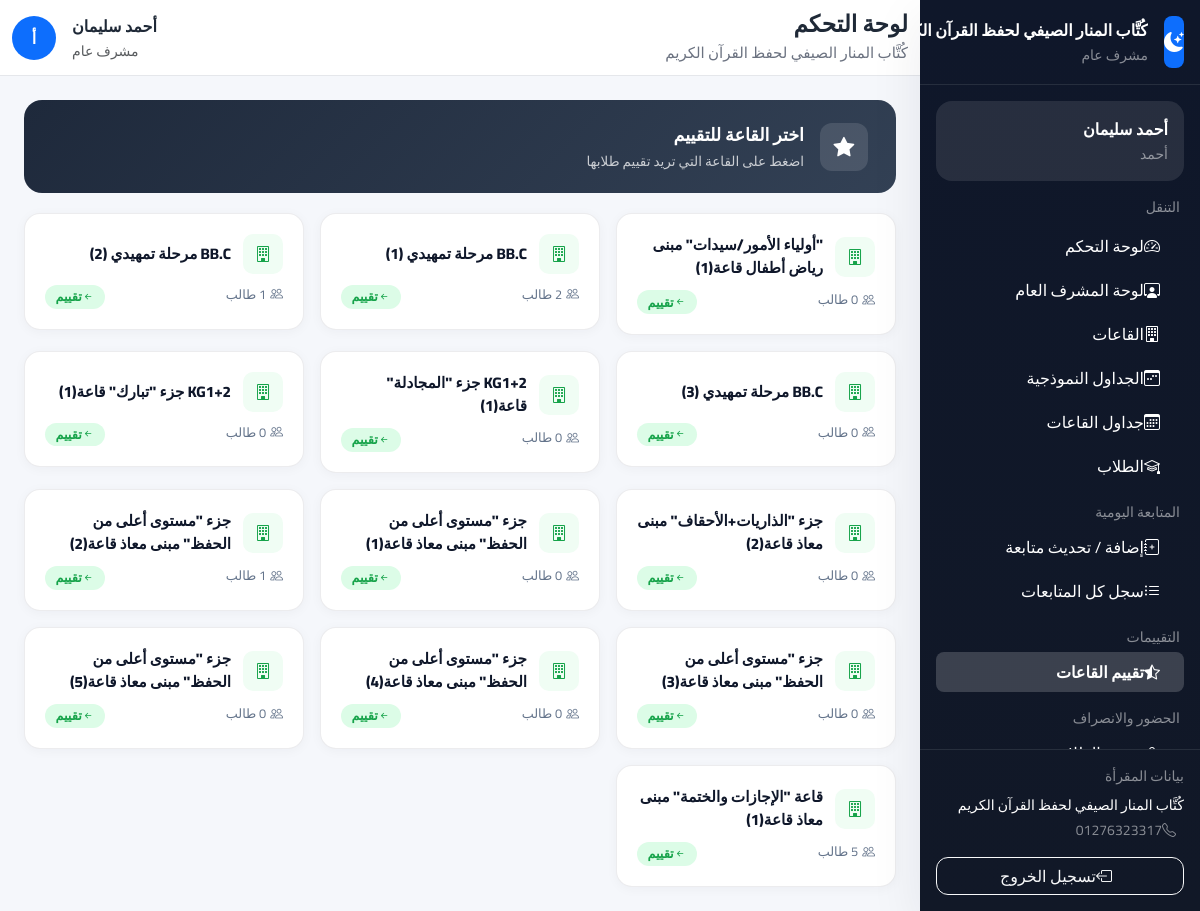
The page /evaluations/evaluate/hall/ (signed in) on the database its author committed.
### accounts/models.py (models this page shows, shortened)
class SiteSettings(models.Model):
    name = models.CharField(max_length=200, default='مقرأة القرآن الكريم', verbose_name='اسم المقرأة')
    logo = models.ImageField(upload_to='settings/', blank=True, null=True, verbose_name='الشعار')
    address = models.CharField(max_length=300, blank=True, verbose_name='العنوان')
    phone = models.CharField(max_length=20, blank=True, verbose_name='الهاتف')
    email = models.EmailField(blank=True, verbose_name='البريد الإلكتروني')
    description = models.TextField(blank=True, verbose_name='نبذة عن المقرأة')
    allow_registration = models.BooleanField(default=True, verbose_name='السماح بالتسجيل')
    auto_assign_halls = models.BooleanField(default=True, verbose_name='التسكين التلقائي')
    max_age_limit = models.PositiveIntegerField(default=15, verbose_name='الحد الأقصى للسن')
    min_age_limit = models.PositiveIntegerField(default=3, verbose_name='الحد الأدنى للسن')
    attendance_start_time = models.TimeField(default='08:00', verbose_name='وقت بداية الحضور')
    late_threshold_minutes = models.PositiveIntegerField(default=15, verbose_name='دقائق التأخير')
    facebook = models.URLField(blank=True, verbose_name='فيسبوك')
    whatsapp = models.CharField(max_length=20, blank=True, verbose_name='واتساب')
    updated_at = models.DateTimeField(auto_now=True)
    updated_by = models.ForeignKey(
        User,
        on_delete=models.SET_NULL,
        null=True,
        blank=True,
        verbose_name='آخر تعديل بواسطة'
    )
    @classmethod
    def get_settings(cls):
        obj, _ = cls.objects.get_or_create(pk=1)
        return obj
    class Meta:
        verbose_name = 'إعدادات الموقع'
        verbose_name_plural = 'إعدادات الموقع'

class User(AbstractUser):
    ROLE_GENERAL_MANAGER    = 'general_manager'
    ROLE_GENERAL_SUPERVISOR = 'general_supervisor'
    ROLE_HALL_SUPERVISOR    = 'hall_supervisor'
    ROLE_TEACHER            = 'teacher'
    ROLE_PARENT             = 'parent'
    ROLES = [
        (ROLE_GENERAL_MANAGER,    'مدير عام'),
        (ROLE_GENERAL_SUPERVISOR, 'مشرف عام'),
        (ROLE_HALL_SUPERVISOR,    'مشرف قاعات'),
        (ROLE_TEACHER,            'معلم'),
        (ROLE_PARENT,             'ولي أمر'),
    ]
    role = models.CharField(
        max_length=30,
        choices=ROLES,
        default=ROLE_PARENT,
        verbose_name='الدور الوظيفي'
    )
    phone = models.CharField(
        max_length=20,
        blank=True,
        null=True,
        unique=True,           # ← جديد: لا يُسمح بتكرار رقم الهاتف
        verbose_name='رقم الهاتف'
    )
    profile_picture = models.ImageField(
        upload_to='profiles/',
        blank=True,
        null=True,
        verbose_name='الصورة الشخصية'
    )
    can_manage_users       = models.BooleanField(default=False, verbose_name='إدارة المستخدمين')
    can_manage_halls       = models.BooleanField(default=False, verbose_name='إدارة القاعات')
    can_manage_students    = models.BooleanField(default=False, verbose_name='إدارة الطلاب')
    can_manage_attendance  = models.BooleanField(default=False, verbose_name='إدارة الحضور')
    can_manage_evaluations = models.BooleanField(default=False, verbose_name='إدارة التقييمات')
    can_manage_settings    = models.BooleanField(default=False, verbose_name='إدارة الإعدادات')
    @property
    def is_general_manager(self):
        return self.role == self.ROLE_GENERAL_MANAGER
    @property
    def is_general_supervisor(self):
        return self.role == self.ROLE_GENERAL_SUPERVISOR
    @property
    def is_hall_supervisor(self):
        return self.role == self.ROLE_HALL_SUPERVISOR
    @property
    def is_teacher(self):
        return self.role == self.ROLE_TEACHER
    @property
    def is_parent(self):
        return self.role == self.ROLE_PARENT
    class Meta:
        verbose_name        = 'مستخدم'
        verbose_name_plural = 'المستخدمون'

### halls/models.py (models this page shows, shortened)
class Hall(models.Model):
    name = models.CharField(max_length=100, verbose_name='اسم القاعة')
    location = models.CharField(max_length=200, verbose_name='موقع القاعة')
    age_group = models.ForeignKey(
        'students.AgeGroup',
        on_delete=models.SET_NULL,
        null=True,
        blank=True,
        related_name='halls',
        verbose_name='الفئة العمرية'
    )
    max_students = models.PositiveIntegerField(default=30, verbose_name='أقصى عدد للطلاب')
    general_supervisor = models.ForeignKey(
        User,
        on_delete=models.SET_NULL,
        null=True,
        blank=True,
        related_name='managed_halls',
        limit_choices_to={'role': 'general_supervisor'},
        verbose_name='المشرف العام المسؤول'
    )
    teacher = models.ForeignKey(
        User,
        on_delete=models.SET_NULL,
        null=True,
        blank=True,
        related_name='teaching_halls',
        limit_choices_to={'role': 'teacher'},
        verbose_name='المعلم'
    )
    supervisor = models.ForeignKey(
        User,
        on_delete=models.SET_NULL,
        null=True,
        blank=True,
        related_name='supervising_halls',
        limit_choices_to={'role': 'hall_supervisor'},
        verbose_name='مشرف القاعة'
    )
    current_juz = models.PositiveIntegerField(
        default=30,
        verbose_name='الجزء الحالي الذي تبدأ منه القاعة'
    )
    required_completed_juz_count = models.PositiveIntegerField(
        default=0,
        verbose_name='عدد الأجزاء المطلوبة قبل دخول القاعة'
    )
    schedule_template = models.ForeignKey(
        'halls.ScheduleTemplate',
        on_delete=models.SET_NULL,
        null=True,
        blank=True,
        related_name='halls',
        verbose_name='الجدول النموذجي'
    )
    is_active = models.BooleanField(default=True, verbose_name='نشطة')
    created_at = models.DateTimeField(auto_now_add=True)
    def get_current_students_count(self):
        return self.students.filter(status='active').count()
    class Meta:
        verbose_name = 'قاعة'
        verbose_name_plural = 'القاعات'
        ordering = ['name']

### evaluations/views.py (the view)
# urls.py: path('evaluate/hall/',                    views.SelectHallForEvaluationView.as_view(),  name='evaluate_hall_select'),
class SelectHallForEvaluationView(TeacherRequiredMixin, View):
    template_name = 'evaluations/select_hall.html'
    def get_allowed_halls(self, user):
        return get_halls_for_user(user)
    def get(self, request):
        halls = self.get_allowed_halls(request.user)
        if halls.count() == 1:
            return redirect(
                'evaluations:evaluate_hall',
                hall_id=halls.first().pk
            )
        return render(request, self.template_name, {
            'halls': halls,
        })

### templates/evaluations/select_hall.html (shortened to what this page needs)
{% extends "base.html" %}
{% block content %}
<div style="background:linear-gradient(135deg,#1e293b,#334155);border-radius:18px;
            padding:1.35rem 1.75rem;margin-bottom:1.25rem;color:#fff;
            display:flex;align-items:center;gap:1rem;">
    <div style="width:48px;height:48px;background:rgba(255,255,255,.12);border-radius:12px;
                display:flex;align-items:center;justify-content:center;font-size:1.3rem;">
        <i class="bi bi-star-fill"></i>
    </div>
    <div>
        <div style="font-size:1.1rem;font-weight:800;margin-bottom:.2rem;">اختر القاعة للتقييم</div>
        <div style="font-size:.85rem;opacity:.75;">اضغط على القاعة التي تريد تقييم طلابها</div>
    </div>
</div>
<div class="row g-3">
    {% for hall in halls %}
    <div class="col-md-6 col-lg-4">
        <a href="{% url 'evaluations:evaluate_hall' hall.pk %}"
           style="display:block;background:#fff;border:1.5px solid rgba(15,23,42,.08);
                  border-radius:16px;padding:1.25rem;text-decoration:none;
                  box-shadow:0 2px 12px rgba(15,23,42,.04);transition:all .15s;"
           onmouseover="this.style.borderColor='#01696f';this.style.boxShadow='0 4px 20px rgba(1,105,111,.15)'"
           onmouseout="this.style.borderColor='rgba(15,23,42,.08)';this.style.boxShadow='0 2px 12px rgba(15,23,42,.04)'">
            <div style="display:flex;align-items:center;gap:.75rem;margin-bottom:.65rem;">
                <div style="width:40px;height:40px;background:#f0fdf4;border-radius:10px;
                            display:flex;align-items:center;justify-content:center;
                            font-size:1rem;color:#16a34a;flex-shrink:0;">
                    <i class="bi bi-building"></i>
                </div>
                <div style="font-weight:800;font-size:.95rem;color:#0f172a;">{{ hall.name }}</div>
            </div>
            <div style="display:flex;justify-content:space-between;font-size:.8rem;color:#64748b;">
                <span><i class="bi bi-people me-1"></i>{{ hall.get_current_students_count }} طالب</span>
                <span style="background:#dcfce7;color:#16a34a;border-radius:20px;
                             padding:.15rem .65rem;font-weight:700;">
                    <i class="bi bi-arrow-left-short"></i>تقييم
                </span>
            </div>
        </a>
    </div>
    {% empty %}
    <div class="col-12 text-center py-5" style="color:#94a3b8;">
        <i class="bi bi-building" style="font-size:2.5rem;display:block;margin-bottom:.75rem;"></i>
        لا توجد قاعات متاحة
    </div>
    {% endfor %}
</div>
{% endblock %}

### templates/partials/sidebar.html (shortened to what this page needs)
<aside class="sidebar d-flex flex-column" id="appSidebar">
    <div class="p-3 border-bottom border-secondary border-opacity-25">
        <div class="d-flex align-items-center gap-3">
            {% if SITE_LOGO and SITE_LOGO.url %}
                <img src="{{ SITE_LOGO.url }}" alt="{{ SITE_NAME }}" class="rounded-3"
                     width="52" height="52" style="object-fit: cover;">
            {% else %}
                <div class="bg-primary rounded-3 d-flex align-items-center justify-content-center text-white"
                     style="width:52px;height:52px;">
                    <i class="bi bi-moon-stars-fill fs-5"></i>
                </div>
            {% endif %}
            <div class="min-w-0">
                <div class="fw-bold text-white text-truncate">{{ SITE_NAME|default:"مقرأة تحفيظ القرآن الكريم" }}</div>
                <small class="text-white-50">{{ user.get_role_display }}</small>
            </div>
        </div>
    </div>
    <div class="p-3 overflow-y-auto flex-grow-1">
        <div class="bg-white bg-opacity-10 rounded-4 p-3 mb-3">
            <div class="fw-bold text-white">{{ user.get_full_name|default:user.username }}</div>
            <small class="text-white-50">{{ user.username }}</small>
        </div>
        <div class="small text-uppercase text-white-50 mb-2 px-1">التنقل</div>
        <nav class="nav flex-column gap-1">
            <a class="nav-link text-white rounded-3 px-3 py-2" href="{% url 'accounts:dashboard' %}">
                <i class="bi bi-speedometer2 ms-2"></i>لوحة التحكم
            </a>
            {% if user.is_general_supervisor %}
                <a class="nav-link text-white rounded-3 px-3 py-2" href="{% url 'dashboard:supervisor' %}">
                    <i class="bi bi-person-workspace ms-2"></i>لوحة المشرف العام
                </a>
            {% endif %}
            {% if user.is_general_manager or user.is_general_supervisor or user.is_hall_supervisor or user.is_teacher %}
                <a class="nav-link text-white rounded-3 px-3 py-2" href="{% url 'halls:list' %}">
                    <i class="bi bi-building ms-2"></i>القاعات
                </a>
                {% if user.is_general_manager or user.is_general_supervisor %}
                    <a class="nav-link text-white rounded-3 px-3 py-2" href="{% url 'halls:templates' %}">
                        <i class="bi bi-calendar3-week ms-2"></i>الجداول النموذجية
                    </a>
                {% endif %}
                <a class="nav-link text-white rounded-3 px-3 py-2" href="{% url 'halls:all_schedules' %}">
                    <i class="bi bi-calendar3 ms-2"></i>جداول القاعات
                </a>
                <a class="nav-link text-white rounded-3 px-3 py-2" href="{% url 'students:list' %}">
                    <i class="bi bi-mortarboard ms-2"></i>الطلاب
                </a>
            {% endif %}
        </nav>
        {% if user.is_hall_supervisor or user.is_general_supervisor or user.is_general_manager %}
        <div class="small text-uppercase text-white-50 mt-3 mb-1 px-1">المتابعة اليومية</div>
        <nav class="nav flex-column gap-1">
            <a class="nav-link text-white rounded-3 px-3 py-2" href="{% url 'evaluations:add_followup' %}">
                <i class="bi bi-journal-plus ms-2"></i>إضافة / تحديث متابعة
            </a>
            <a class="nav-link text-white rounded-3 px-3 py-2" href="{% url 'evaluations:all_followups' %}">
                <i class="bi bi-list-ul ms-2"></i>سجل كل المتابعات
            </a>
        </nav>
        {% endif %}
        {% if user.is_teacher or user.is_general_supervisor or user.is_general_manager %}
        <div class="small text-uppercase text-white-50 mt-3 mb-1 px-1">التقييمات</div>
        <nav class="nav flex-column gap-1">
            {% if user.is_general_supervisor or user.is_general_manager %}
                <a class="nav-link text-white rounded-3 px-3 py-2"
                   href="{% url 'evaluations:evaluate_hall_select' %}">
                    <i class="bi bi-star-half ms-2"></i>تقييم القاعات
                </a>
            {% endif %}
        </nav>
        {% endif %}
        {% if user.is_hall_supervisor or user.is_general_supervisor or user.is_general_manager %}
        <div class="small text-uppercase text-white-50 mt-3 mb-1 px-1">الحضور والانصراف</div>
        <nav class="nav flex-column gap-1">
            <a class="nav-link text-white rounded-3 px-3 py-2" href="{% url 'attendance:students' %}">
                <i class="bi bi-person-check ms-2"></i>حضور الطلاب
            </a>
        </nav>
        {% endif %}
    </div>
    <div class="mt-auto p-3 border-top border-secondary border-opacity-25 flex-shrink-0">
        <div class="small text-white-50 mb-2">بيانات المقرأة</div>
        <div class="text-white small">{{ SITE_NAME }}</div>
        {% if SITE_PHONE %}
        <div class="text-white-50 small mt-1">
            <i class="bi bi-telephone ms-2"></i>{{ SITE_PHONE }}
        </div>
        {% endif %}
        <form method="post" action="{% url 'accounts:logout' %}" class="mt-3">
            <button type="submit" class="btn btn-outline-light w-100">
                <i class="bi bi-box-arrow-left ms-2"></i>تسجيل الخروج
            </button>
        </form>
    </div>
</aside>

### templates/partials/header.html (shortened to what this page needs)
<header class="topbar d-flex align-items-center">
    <div class="container-fluid">
        <div class="d-flex align-items-center justify-content-between gap-3">
            <div class="d-flex align-items-center gap-2">
                <div>
                    <h1 class="page-title">{% block page_title %}لوحة التحكم{% endblock %}</h1>
                    <div class="page-subtitle">{{ SITE_NAME|default:"مقرأة تحفيظ القرآن الكريم" }}</div>
                </div>
            </div>
            <div class="d-flex align-items-center gap-3">
                <div class="text-end d-none d-sm-block">
                    <div class="fw-bold">{{ user.get_full_name|default:user.username }}</div>
                    <small class="text-muted">{{ user.get_role_display }}</small>
                </div>
                <div class="rounded-circle bg-primary text-white d-flex align-items-center justify-content-center fw-bold"
                     style="width:44px;height:44px;">
                    {{ user.first_name|default:user.username|slice:":1" }}
                </div>
            </div>
        </div>
    </div>
</header>

### rows shown on the page
SiteSettings: name "كُتَّاب المنار الصيفي لحفظ القرآن…", name "كُتَّاب المنار الصيفي لحفظ القرآن الكريم", phone "01276323317"
User: role "مشرف عام", get_full_name "أحمد سليمان", username "أحمد", first_name "أ"
Hall: name "\"أولياء الأمور/سيدات\" مبنى رياض أطفال قاعة(1)", get_current_students_count "0"
Hall: name "BB.C مرحلة تمهيدي (1)"
Hall: name "BB.C مرحلة تمهيدي (2)"
Hall: name "BB.C مرحلة تمهيدي (3)", get_current_students_count "0"
Hall: name "KG1+2 جزء \"المجادلة\" قاعة(1)", get_current_students_count "0"
Hall: name "KG1+2 جزء \"تبارك\" قاعة(1)", get_current_students_count "0"
Hall: name "جزء \"الذاريات+الأحقاف\" مبنى معاذ قاعة(2)", get_current_students_count "0"
Hall: name "جزء \"مستوى أعلى من الحفظ\" مبنى معاذ قاعة(1)", get_current_students_count "0"
Hall: name "جزء \"مستوى أعلى من الحفظ\" مبنى معاذ قاعة(2)"
Hall: name "جزء \"مستوى أعلى من الحفظ\" مبنى معاذ قاعة(3)", get_current_students_count "0"
Hall: name "جزء \"مستوى أعلى من الحفظ\" مبنى معاذ قاعة(4)", get_current_students_count "0"
Hall: name "جزء \"مستوى أعلى من الحفظ\" مبنى معاذ قاعة(5)", get_current_students_count "0"
Hall: name "قاعة \"الإجازات والختمة\" مبنى معاذ قاعة(1)"
